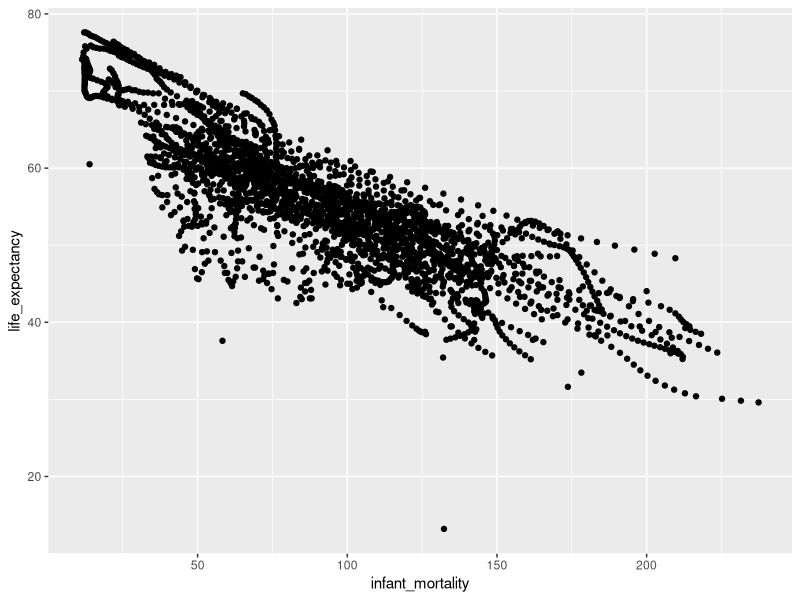
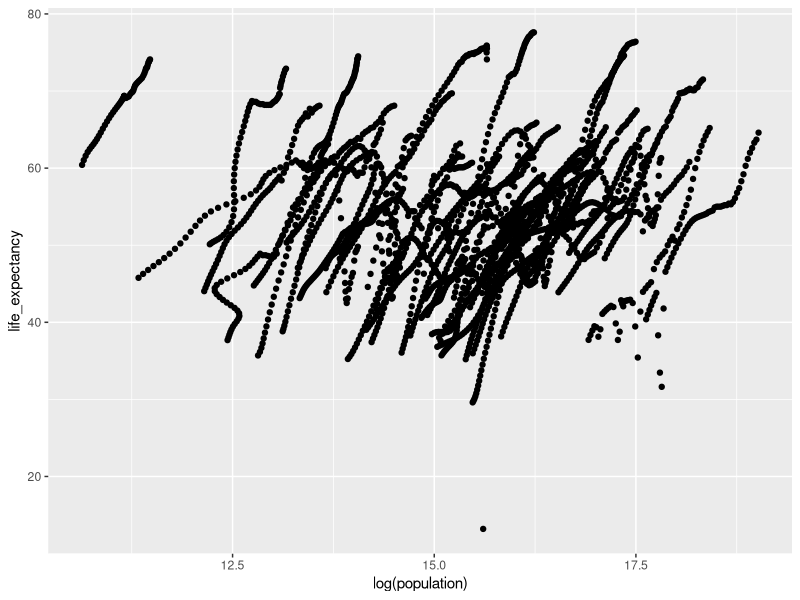
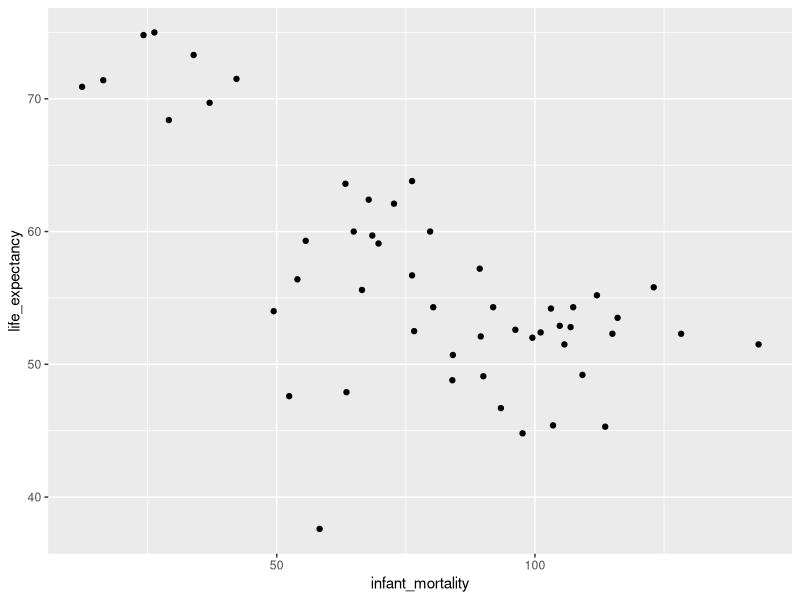
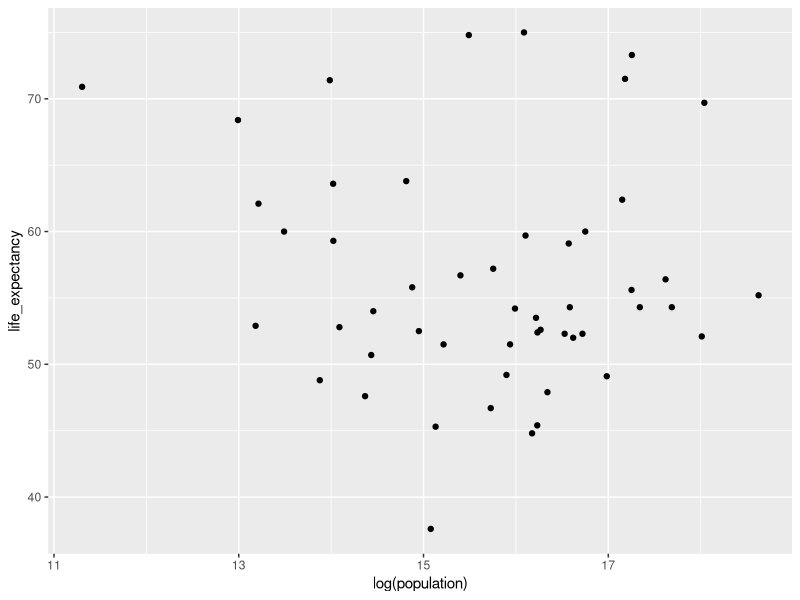

These figures' R source, in order:
## ---- chunk 1
# Loading the "dslabs", "tidyverse", and "ggplot2" packages
library(dslabs)
library(tidyverse)
library(ggplot2)

# Bring up a help page describing the data
help(gapminder)

# Provides an overview of the data
str(gapminder)

# Provides a summary of the data
summary(gapminder)

# Identifies the type of object we are dealing with
class(gapminder)

# Assigns all of the data pertaining to African countries from 
# gapminder to a new data frame
africadata <- gapminder %>%
                  filter(continent == "Africa")

# Assures the isolated values are correctly identified
str(africadata)
summary(africadata)

# Assigns the variables `infant_mortality` and `life_expectancy` 
# to a new data frame
infMort <- africadata %>%
               select(infant_mortality,life_expectancy)
# Assures the variables have been added to the new data frame
# correctly
str(infMort)
summary(infMort)

# Assigns the variables `population` and `life_expectancy` 
# to a new data frame
pop <- africadata %>%
           select(population,life_expectancy)

# Assigns the variables `population` and `life_expectancy` 
# to a new data frame
str(pop)
summary(pop)
## ---- chunk 2
# Creates a scatterplot of the data with `infant_mortality` as the 
# independent variable and `life_expectancy` as the dependent variable.
ggplot(data=infMort, aes(x=infant_mortality,y=life_expectancy)) +
  geom_point()
## ---- chunk 3
# Creates a scatterplot of the data with log-scale `population` as the 
# independent variable and `life_expectancy` as the dependent variable.
ggplot(data=pop, aes(x=log(population),y=life_expectancy)) +
  geom_point()
## ---- chunk 4
# Identifies the columns in which at least 1 observation is recorded
# as missing (NA) based on the year
africadata %>%
    group_by(year) %>%
    summarise(missing = sum(is.na(across(.cols = everything())))) %>%
    filter(missing == 0)

# Creates a new data frame that collects all the observations made 
# in the year 2000
africadata2000 <- africadata %>%
                      filter(year == 2000)

# Ensures that the observations where filtered correctly from the 
# step above
str(africadata2000)
summary(africadata2000)
## ---- chunk 5
# Creates a scatterplot of the data with `infant_mortality` as the 
# independent variable and `life_expectancy` as the dependent variable
# based on the `africadata2000` data frame.
ggplot(data=africadata2000, aes(x=infant_mortality,y=life_expectancy)) +
  geom_point()
## ---- chunk 6
# Creates a scatterplot of the data with log-scale `population` as the 
# independent variable and `life_expectancy` as the dependent variable 
# based on the `africadata2000` data frame.
ggplot(data=africadata2000, aes(x=log(population),y=life_expectancy)) +
  geom_point()
## ---- chunk 7
# Fits a linear model to the data frame using `life_expectancy` as
# the outcome and `infant_mortality` as the predictor
fit1 <- lm(data=africadata2000,life_expectancy ~ infant_mortality)

# Fits a linear model to the data frame using `life_expectancy` as
# the outcome and `population` as the predictor
fit2 <- lm(data=africadata2000,life_expectancy ~ population)

# Provides the summary for the fitted models
summary(fit1)
summary(fit2)
